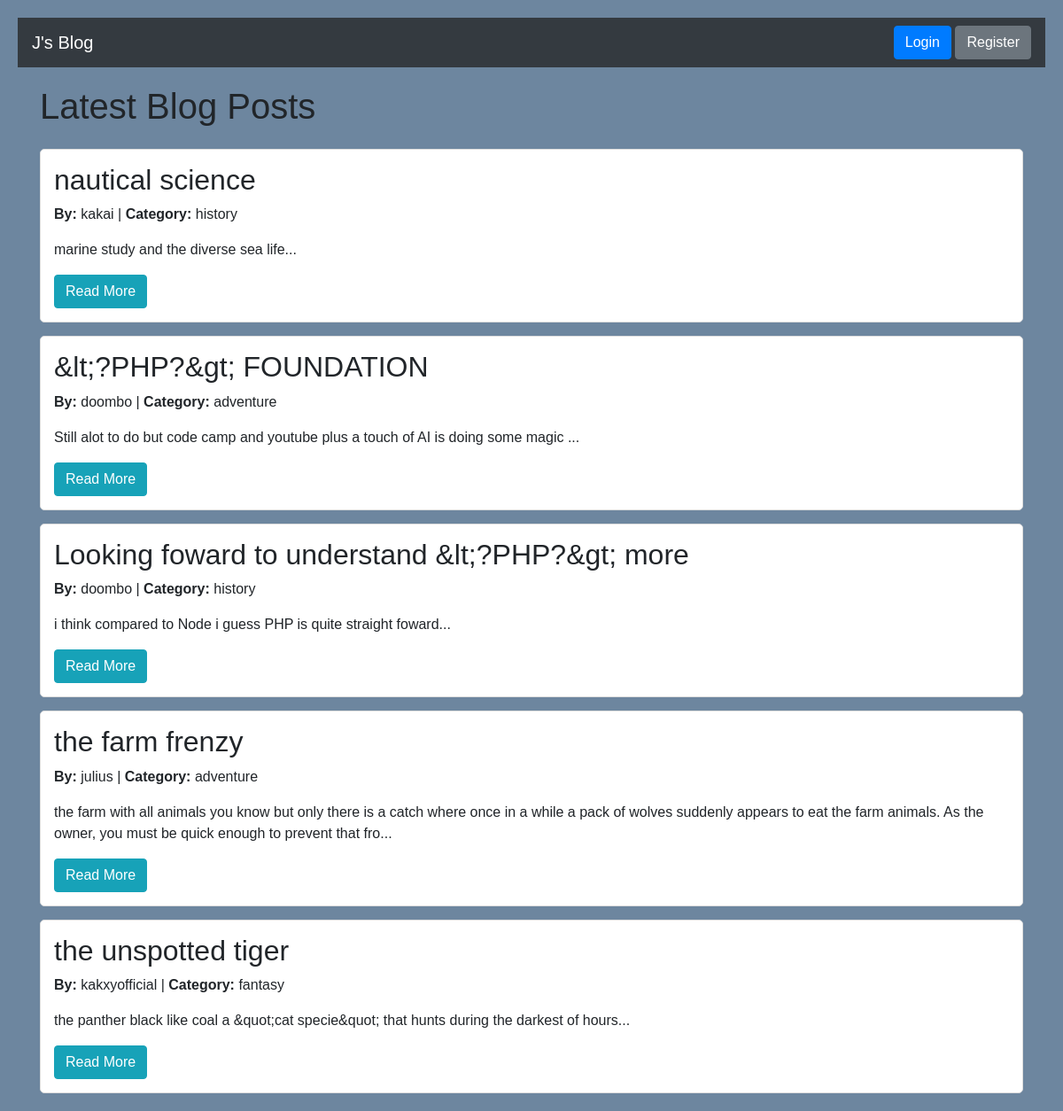
The page / on the database its author committed.
### tables this page shows
CREATE TABLE `posts` (
  `id` int(11) NOT NULL,
  `title` varchar(255) NOT NULL,
  `content` text NOT NULL,
  `user_id` int(11) NOT NULL,
  `category_id` int(11) NOT NULL,
  `created_at` timestamp NOT NULL DEFAULT current_timestamp(),
  `updated_at` timestamp NOT NULL DEFAULT current_timestamp() ON UPDATE current_timestamp()
);

CREATE TABLE `users` (
  `id` int(11) NOT NULL,
  `username` varchar(50) NOT NULL,
  `email` varchar(100) NOT NULL,
  `password` varchar(255) NOT NULL,
  `role` enum('user','admin') DEFAULT 'user',
  `created_at` timestamp NOT NULL DEFAULT current_timestamp()
);

CREATE TABLE `categories` (
  `id` int(11) NOT NULL,
  `name` varchar(50) NOT NULL
);

### index.php (the view, shortened to what this page needs)
<?php
require 'includes/db.php';
try {
    $stmt = $pdo->query("
        SELECT posts.*, users.username, categories.name AS category_name
        FROM posts
        JOIN users ON posts.user_id = users.id
        JOIN categories ON posts.category_id = categories.id
        ORDER BY posts.created_at DESC
    ");
    $posts = $stmt->fetchAll();
} catch (PDOException $e) {
    die("Error fetching posts: " . $e->getMessage());
}
?>
<!DOCTYPE html>
<html lang="en">
<head>
    <link rel="stylesheet" href="https://stackpath.bootstrapcdn.com/bootstrap/4.5.2/css/bootstrap.min.css">
</head>
<body>
    <nav class="navbar navbar-expand-lg navbar-dark bg-dark">
        <a class="navbar-brand" href="index.php">J's Blog</a>
        <div class="ml-auto">
            <?php if (isset($_SESSION['user_id'])): ?>
                <a href="app/create_post.php" class="btn btn-success">Create New Post</a>
                <?php if (isset($_SESSION['role']) && $_SESSION['role'] === 'admin'): ?>
                    <a href="admin/admin.php" class="btn btn-warning">Admin Panel</a>
                <?php endif; ?>
                <a href="app/logout.php" class="btn btn-danger">Logout</a>
            <?php else: ?>
                <a href="app/login.php" class="btn btn-primary">Login</a>
                <a href="app/registration.php" class="btn btn-secondary">Register</a>
            <?php endif; ?>
        </div>
    </nav>
    <div class="container">
        <h1 class="mb-4">Latest Blog Posts</h1>
        <?php if (count($posts) > 0): ?>
            <?php foreach ($posts as $post): ?>
                <div class="post">
                    <h2><?= htmlspecialchars($post['title']) ?></h2>
                    <p><strong>By:</strong> <?= htmlspecialchars($post['username']) ?> | <strong>Category:</strong> <?= htmlspecialchars($post['category_name']) ?></p>
                    <p><?= nl2br(htmlspecialchars(mb_substr($post['content'], 0, 200))) ?>...</p>
                    <a href="app/view_post.php?id=<?= $post['id'] ?>" class="btn btn-info">Read More</a>
                </div>
            <?php endforeach; ?>
        <?php else: ?>
            <p class='alert alert-warning'>No posts found.</p>
        <?php endif; ?>
    </div>
</body>
</html>

### index.php (style rules this page uses)
body { margin: 20px; font-family: Arial, sans-serif; background-color:rgb(109, 134, 159); }
.post { border: 1px solid #ddd; padding: 15px; margin-bottom: 15px; border-radius: 5px; background-color: white; }
.post h2 { margin-top: 0; }
.navbar { margin-bottom: 20px; }

### rows shown on the page
posts: title "nautical science", user.username "kakai", category.name "history", content "marine study and the diverse sea life"
posts: title "&lt;?PHP?&gt; FOUNDATION", user.username "doombo", category.name "adventure", content "Still alot to do but code camp and youtube plus a touch of AI is doing some magic"
posts: title "Looking foward to understand &lt;?PHP?&gt; more", user.username "doombo", category.name "history", content "i think compared to Node i guess PHP is quite straight foward"
posts: title "the farm frenzy", user.username "julius", category.name "adventure", content "the farm with all animals you know but only there is a catch where once in a while a pack of wolves suddenly appears to eat the farm animals. As the owner, you must be quick enough to prevent that fro"
posts: title "the unspotted tiger", user.username "kakxyofficial", category.name "fantasy", content "the panther black like coal a &quot;cat specie&quot; that hunts during the darkest of hours"
